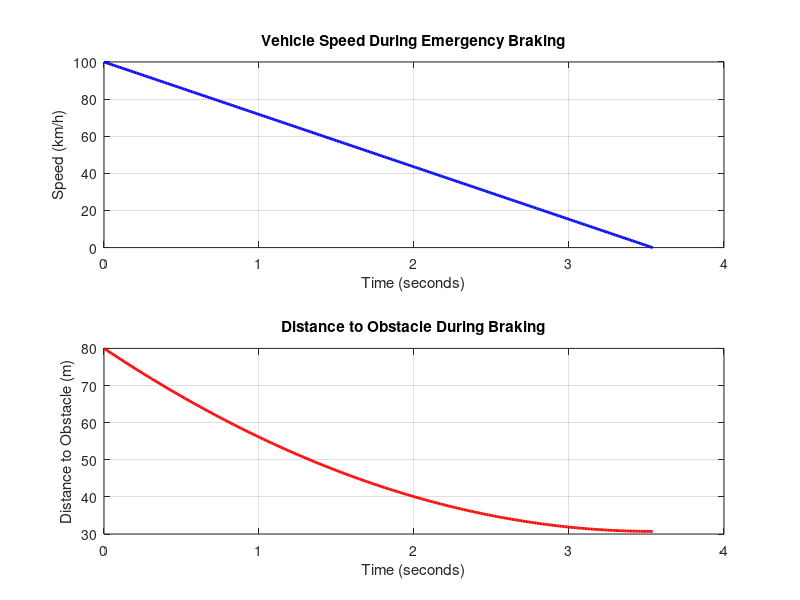

Here is the MATLAB script that generated this plot:
%% AEB System - Vehicle Motion Simulation
% Author: Garvit
% Tomas Bata University - July 2026

%% Parameters
m = 1500;       % Mass (kg)
v0 = 100/3.6;   % Initial speed (m/s)
d0 = 80;        % Obstacle distance (m)
mu = 0.8;       % Friction coefficient
g = 9.81;       % Gravity (m/s2)

%% Time Setup
dt = 0.01;      % Time step (seconds)
t = 0:dt:10;    % Simulation time 0 to 10 seconds
n = length(t);

%% Initialize Arrays
v = zeros(1,n);   % Speed array
d = zeros(1,n);   % Distance array
v(1) = v0;        % Initial speed
d(1) = d0;        % Initial distance

%% Braking Force
F_brake = mu * m * g;
a_brake = F_brake / m;

%% Simulation Loop
for i = 2:n
    % Apply braking
    v(i) = v(i-1) - a_brake * dt;
    
    % Speed cannot go below zero
    if v(i) < 0
        v(i) = 0;
    end
    
    % Update distance to obstacle
    d(i) = d(i-1) - v(i-1) * dt;
    
    % Stop if collision or car stopped
    if d(i) <= 0
        d(i) = 0;
        fprintf('COLLISION at t = %.2f seconds\n', t(i))
        break
    end
    
    if v(i) == 0
        fprintf('Car stopped safely at t = %.2f seconds\n', t(i))
        fprintf('Remaining distance to obstacle: %.2f m\n', d(i))
        break
    end
end

%% Plot Results
figure(1)
subplot(2,1,1)
plot(t(1:i), v(1:i)*3.6, 'b', 'LineWidth', 2)
xlabel('Time (seconds)')
ylabel('Speed (km/h)')
title('Vehicle Speed During Emergency Braking')
grid on

subplot(2,1,2)
plot(t(1:i), d(1:i), 'r', 'LineWidth', 2)
xlabel('Time (seconds)')
ylabel('Distance to Obstacle (m)')
title('Distance to Obstacle During Braking')
grid on
